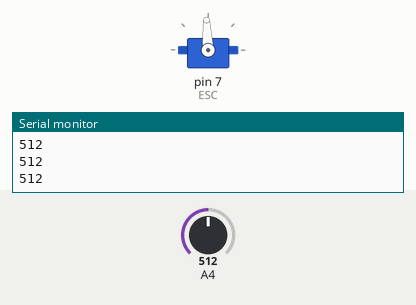
Simulated run of this sketch. Board: Arduino Uno, built with avr-gcc and run on an emulated ATmega328P. On the bench: servo, the last lines printed to the serial monitor. Inputs (shaded band) come from the test bench; at power-on: A4 = 512.

Above: at 1.2 s.
1.3 s: A4 set to 716
At 2.3 s:
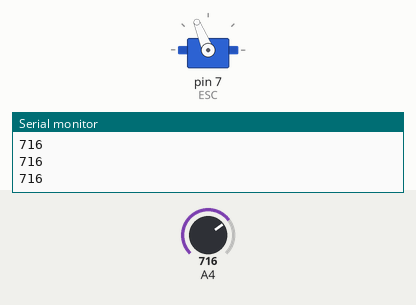
2.8 s: A4 set to 900
At 3.5 s:
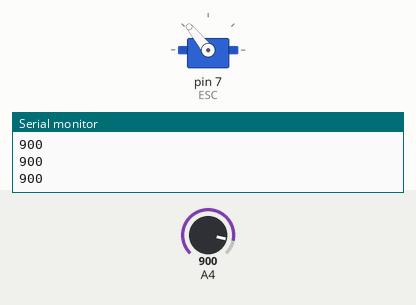
4.3 s: A4 set to 1023
At 4.7 s:
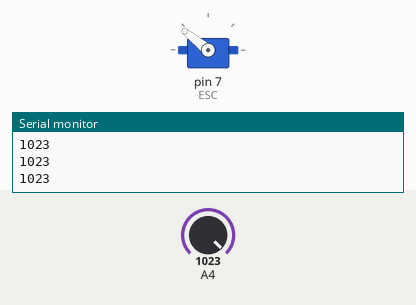
5.8 s: A4 set to 306
At 7.0 s:
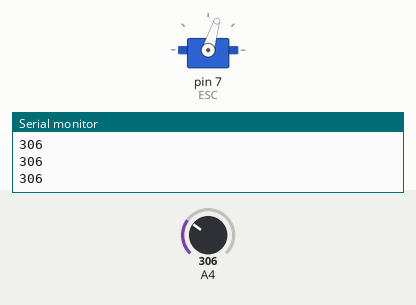
7.3 s: A4 set to 122
At 8.1 s:
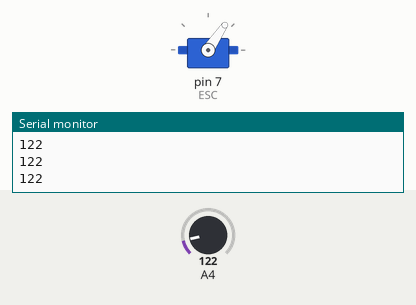
8.8 s: A4 set to 511
At 9.2 s:
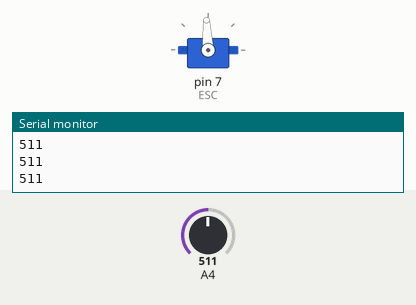
Timing chart, 0 to 11.3 s (numbered marks = the images above; inputs shaded):
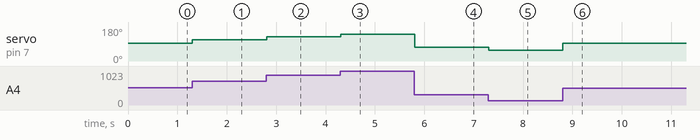

Measured:
- after the input at 1.3 s, servo on pin 7 (ESC): 93° → 112° at once
- after the input at 2.8 s, servo on pin 7 (ESC): 112° → 129° at once
- after the input at 4.3 s, servo on pin 7 (ESC): 129° → 141° at once
- after the input at 5.8 s, servo on pin 7 (ESC): 141° → 73° at once
- after the input at 7.3 s, servo on pin 7 (ESC): 73° → 56° at once
- after the input at 8.8 s, servo on pin 7 (ESC): 56° → 93° at once

The sketch:

dong_co.ino
```cpp
#include<Servo.h>

Servo ESC;

int val; //Đọc biến trở
int vel; //Độ dài xung gửi cho ESc

void setup()
{
  Serial.begin(9600);

  ESC.attach(7);

}

void loop()
{
  val=analogRead(A4);
  Serial.println(val);
  vel=map(val,0,1023,1000,2000);
  ESC.writeMicroseconds(vel);

}
```
